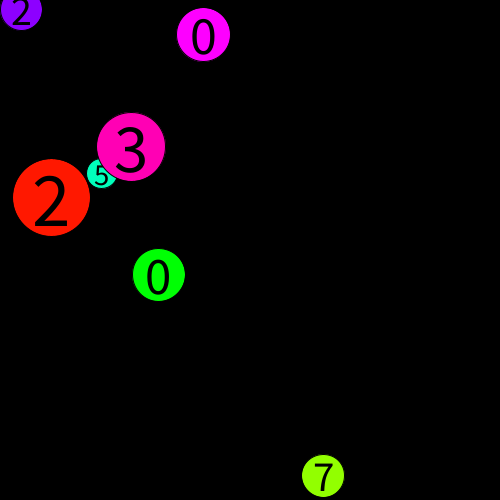
Frame 1 (no input)
Frame 60 (the mouse pressed at the canvas centre just before this capture): identical to frame 1, image omitted
Frame 120 (the mouse held since frame 60 and released just before this capture): identical to frame 1, image omitted

The Processing sketch that drew this single still picture (run headless with seeded random() and noise(); from frame 60 on, the mouse is pressed at the canvas centre):

// Processing sketch: processing_157310
// ── processing_157310.pde

int nBalls = 7;
//Letter
float[] letterSize = new float[nBalls];
float[] posX = new float[nBalls];
float[] posY = new float[nBalls];
float[] speedY = new float[nBalls];
float[] speedX = new float[nBalls];
float[] hue = new float[nBalls];
int[] myNumber = new int[nBalls];
boolean[] isMoving = new boolean[nBalls];

float gravity = 0.1; 

void setup() {  // this is run once.   
    size(500, 500);
    colorMode(HSB);
    for(int i = 0; i < nBalls; i++){
        posX[i] = random(width);    
        letterSize[i] = random(30, 80);
        posY[i] = random(height);
        speedY[i] = 0;
        speedX[i] = 0;        
        hue[i] = random(255);
        myNumber[i] = int(random(0, 9));
    }
} 

void draw() {  // this is run repeatedly.  
    background(0);
    
    for(int i = 0; i < nBalls; i++){
        checkBoundaries(i);
        applyPhysics(i);    
        checkMousePosition(i);
        collide(i);    
    }
}

void checkBoundaries(int _i){
    //Boundaries
    //GROUND
    if(posY[_i] + letterSize[_i]/2 >= height){    //touching the ground
        //Set the position to the ground so the object doesn't get stuck
        posY[_i] = height - letterSize[_i]/2;
        if (speedY[_i] > 1) {
            speedY[_i] = -speedY[_i] * 0.8;    
        } else {
            speedY[_i] = 0;
        }
    }
    //SIDES
    //right side
    if(posX[_i] + letterSize[_i]/2 >= width){
        //Set the position to the right side so the object doesn't get stuck
        posX[_i] = width - letterSize[_i]/2;       
        speedX[_i] = -speedX[_i] * 0.8;
    //left side
    }else if(posX[_i] - letterSize[_i]/2 <= 0){
        //Set the position to the right side so the object doesn't get stuck
        posX[_i] = letterSize[_i]/2;       
        speedX[_i] = -speedX[_i] * 0.8;
    }    
}

void applyPhysics(int _i){
    //Acceleration (gravity)
    if(isMoving[_i] == true){
        speedY[_i] = speedY[_i] + gravity;
    }
        
    //Move!
    posX[_i] = posX[_i] + speedX[_i];    
    posY[_i] = posY[_i] + speedY[_i];
}

void checkMousePosition(int _i){
    //Check mouse position
    float saturation = 255;
    float myDistance = dist(mouseX, mouseY, posX[_i], posY[_i]);
    if(myDistance < letterSize[_i]/2){
        saturation = 150;
        isMoving[_i] = true;
        speedX[_i] = mouseX - pmouseX;            
    }
    
    //NEW STUFF!!!
    //I'm calling drawCircle from inside checkMousePosition because saturation is a LOCAL variable — that is, it only exists here inside this function
    drawCircle(_i, saturation);
}

void drawCircle(int _i, float _saturation){
    //Draw
    fill(hue[_i], _saturation, 255);
    ellipse(posX[_i], posY[_i], letterSize[_i], letterSize[_i]);
    fill(0);
    textSize(letterSize[_i]);
    textAlign(CENTER, CENTER);
    text(myNumber[_i], posX[_i], posY[_i]);    
}

void collide(int _i){
 for (int b = 0; b<nBalls; ++b) {
   if (b < _i || b>_i){
    float D = dist(posX[_i], posY[_i], posX[b],posY[b]);
    if (D <letterSize[_i]/2 +letterSize[b]/2 ){
     posX[_i] = posX[_i] - speedX[_i] * 0.8;
     posY[_i] = posY[_i] - speedY[_i] * 0.8;
     
         
         
          speedX[_i] = -speedX[_i];
          speedY[_i] = -speedY[_i];
    
   
          
          
          


          
   }
 } 
  
  
  
 } 
  
}
